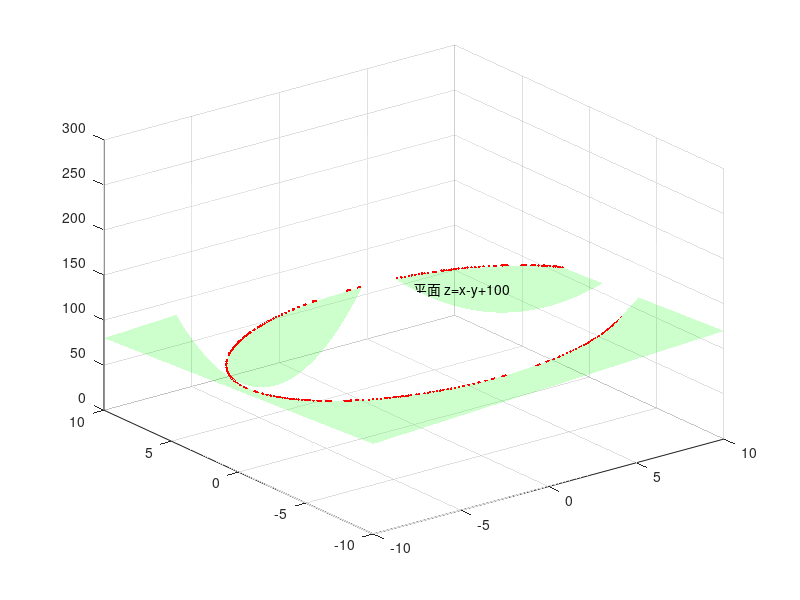

The MATLAB script that drew this image:
clf

[x,y] = meshgrid(-10:.05:10);
a = 0;

z1 = x.^2 + 2.*y.^2;
mesh(x,y,z1,'EdgeAlpha',0.2,'FaceAlpha',0.2)
hold on
z2 = x-y+a;
h_surf=mesh(x,y,z2,'EdgeAlpha',0.2,'FaceAlpha',0.2,'FaceColor','g','EdgeColor','g');

note = text(0,0,150,'平面 z=x-y')

r0 = abs(z1-z2)<=0.1;
xx = x.*r0;
yy = y.*r0;
zz = z1.*r0;
h_curve=plot3(xx(r0==1),yy(r0==1),zz(r0==1),'.r');

for a=0:0.5:100
    z2 = x-y+a;
    set(h_surf,'zdata',z2)

    r0 = abs(z1-z2)<=0.2;
    xx = x.*r0;
    yy = y.*r0;
    zz = z1.*r0;
    set(h_curve,'XData',xx(r0==1),'YData',yy(r0==1),'ZData',zz(r0==1))
    set(note,'string',['平面 z=x-y+',num2str(a)])

    pause(0.001)
    
end
